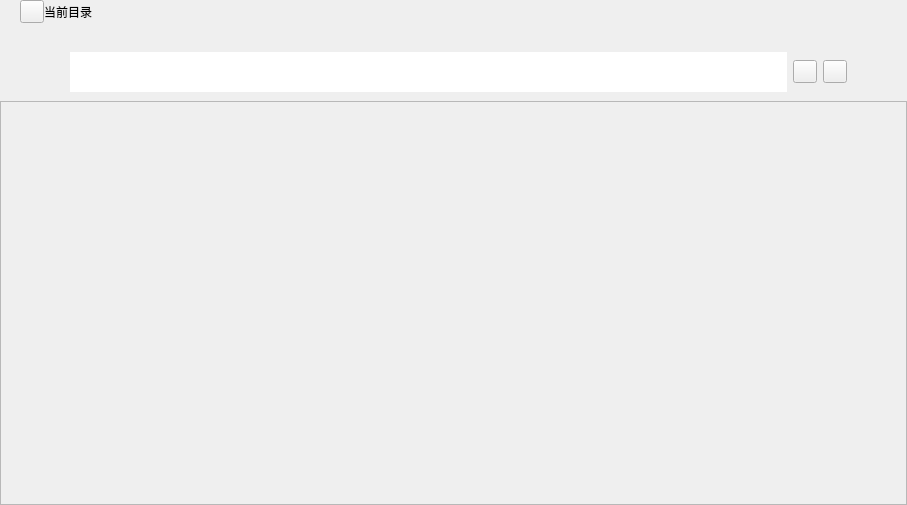
<?xml version="1.0" encoding="UTF-8"?>
<ui version="4.0">
 <class>FileWindow</class>
 <widget class="QWidget" name="FileWindow">
  <property name="geometry">
   <rect>
    <x>0</x>
    <y>0</y>
    <width>907</width>
    <height>505</height>
   </rect>
  </property>
  <property name="windowTitle">
   <string>Form</string>
  </property>
  <layout class="QGridLayout" name="gridLayout">
   <property name="leftMargin">
    <number>0</number>
   </property>
   <property name="topMargin">
    <number>0</number>
   </property>
   <property name="rightMargin">
    <number>0</number>
   </property>
   <property name="bottomMargin">
    <number>0</number>
   </property>
   <property name="spacing">
    <number>0</number>
   </property>
   <item row="1" column="0">
    <widget class="QWidget" name="toolBar" native="true">
     <property name="sizePolicy">
      <sizepolicy hsizetype="Preferred" vsizetype="Fixed">
       <horstretch>0</horstretch>
       <verstretch>0</verstretch>
      </sizepolicy>
     </property>
     <layout class="QHBoxLayout" name="horizontalLayout_3">
      <property name="leftMargin">
       <number>30</number>
      </property>
      <property name="rightMargin">
       <number>60</number>
      </property>
      <item>
       <widget class="QWidget" name="searchBar" native="true">
        <layout class="QHBoxLayout" name="horizontalLayout_2">
         <property name="spacing">
          <number>0</number>
         </property>
         <property name="leftMargin">
          <number>0</number>
         </property>
         <property name="topMargin">
          <number>0</number>
         </property>
         <property name="rightMargin">
          <number>0</number>
         </property>
         <property name="bottomMargin">
          <number>0</number>
         </property>
         <item>
          <widget class="QPushButton" name="searchButton">
           <property name="cursor">
            <cursorShape>PointingHandCursor</cursorShape>
           </property>
           <property name="text">
            <string/>
           </property>
           <property name="checkable">
            <bool>true</bool>
           </property>
           <property name="flat">
            <bool>true</bool>
           </property>
          </widget>
         </item>
         <item>
          <widget class="QLineEdit" name="searchEdit">
           <property name="sizePolicy">
            <sizepolicy hsizetype="Expanding" vsizetype="Fixed">
             <horstretch>0</horstretch>
             <verstretch>0</verstretch>
            </sizepolicy>
           </property>
           <property name="minimumSize">
            <size>
             <width>0</width>
             <height>40</height>
            </size>
           </property>
           <property name="frame">
            <bool>false</bool>
           </property>
           <property name="clearButtonEnabled">
            <bool>false</bool>
           </property>
          </widget>
         </item>
        </layout>
       </widget>
      </item>
      <item>
       <widget class="QToolButton" name="updateButton">
        <property name="sizePolicy">
         <sizepolicy hsizetype="Fixed" vsizetype="Fixed">
          <horstretch>0</horstretch>
          <verstretch>0</verstretch>
         </sizepolicy>
        </property>
        <property name="cursor">
         <cursorShape>PointingHandCursor</cursorShape>
        </property>
        <property name="text">
         <string/>
        </property>
       </widget>
      </item>
      <item>
       <widget class="QToolButton" name="addButton">
        <property name="sizePolicy">
         <sizepolicy hsizetype="Fixed" vsizetype="Fixed">
          <horstretch>0</horstretch>
          <verstretch>0</verstretch>
         </sizepolicy>
        </property>
        <property name="cursor">
         <cursorShape>PointingHandCursor</cursorShape>
        </property>
        <property name="text">
         <string/>
        </property>
        <property name="popupMode">
         <enum>QToolButton::InstantPopup</enum>
        </property>
        <property name="toolButtonStyle">
         <enum>Qt::ToolButtonIconOnly</enum>
        </property>
        <property name="autoRaise">
         <bool>false</bool>
        </property>
        <property name="arrowType">
         <enum>Qt::NoArrow</enum>
        </property>
       </widget>
      </item>
     </layout>
    </widget>
   </item>
   <item row="2" column="0">
    <widget class="QScrollArea" name="filelistArea">
     <property name="widgetResizable">
      <bool>true</bool>
     </property>
     <widget class="QWidget" name="filelistWidget">
      <property name="geometry">
       <rect>
        <x>0</x>
        <y>0</y>
        <width>905</width>
        <height>403</height>
       </rect>
      </property>
     </widget>
    </widget>
   </item>
   <item row="0" column="0">
    <widget class="QWidget" name="title" native="true">
     <property name="sizePolicy">
      <sizepolicy hsizetype="Preferred" vsizetype="Fixed">
       <horstretch>0</horstretch>
       <verstretch>0</verstretch>
      </sizepolicy>
     </property>
     <layout class="QHBoxLayout" name="horizontalLayout">
      <property name="spacing">
       <number>0</number>
      </property>
      <property name="leftMargin">
       <number>20</number>
      </property>
      <property name="topMargin">
       <number>0</number>
      </property>
      <property name="rightMargin">
       <number>0</number>
      </property>
      <property name="bottomMargin">
       <number>20</number>
      </property>
      <item>
       <widget class="QToolButton" name="backButton">
        <property name="text">
         <string/>
        </property>
       </widget>
      </item>
      <item>
       <widget class="QLabel" name="curDirName">
        <property name="text">
         <string>当前目录</string>
        </property>
        <property name="buddy">
         <cstring>backButton</cstring>
        </property>
       </widget>
      </item>
      <item>
       <spacer name="horizontalSpacer">
        <property name="orientation">
         <enum>Qt::Horizontal</enum>
        </property>
        <property name="sizeHint" stdset="0">
         <size>
          <width>761</width>
          <height>20</height>
         </size>
        </property>
       </spacer>
      </item>
     </layout>
    </widget>
   </item>
  </layout>
 </widget>
 <resources/>
 <connections/>
</ui>
